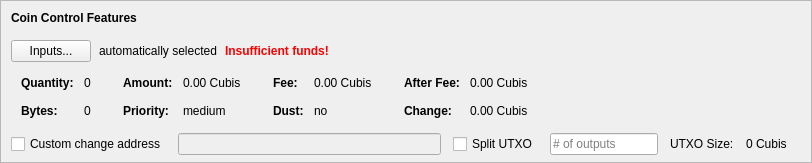
    <widget class="QFrame" name="frameCoinControl">
     <property name="sizePolicy">
      <sizepolicy hsizetype="Expanding" vsizetype="Expanding">
       <horstretch>0</horstretch>
       <verstretch>0</verstretch>
      </sizepolicy>
     </property>
     <property name="maximumSize">
      <size>
       <width>16777215</width>
       <height>16777215</height>
      </size>
     </property>
     <property name="frameShape">
      <enum>QFrame::StyledPanel</enum>
     </property>
     <property name="frameShadow">
      <enum>QFrame::Sunken</enum>
     </property>
     <layout class="QVBoxLayout" name="verticalLayoutCoinControl2">
      <property name="spacing">
       <number>0</number>
      </property>
      <property name="leftMargin">
       <number>0</number>
      </property>
      <property name="topMargin">
       <number>0</number>
      </property>
      <property name="rightMargin">
       <number>0</number>
      </property>
      <property name="bottomMargin">
       <number>6</number>
      </property>
      <item>
       <layout class="QVBoxLayout" name="verticalLayoutCoinControl" stretch="0,0,0,0,1">
        <property name="spacing">
         <number>0</number>
        </property>
        <property name="leftMargin">
         <number>10</number>
        </property>
        <property name="topMargin">
         <number>10</number>
        </property>
        <item>
         <layout class="QHBoxLayout" name="horizontalLayoutCoinControl1">
          <property name="bottomMargin">
           <number>15</number>
          </property>
          <item>
           <widget class="QLabel" name="labelCoinControlFeatures">
            <property name="sizePolicy">
             <sizepolicy hsizetype="Preferred" vsizetype="Maximum">
              <horstretch>0</horstretch>
              <verstretch>0</verstretch>
             </sizepolicy>
            </property>
            <property name="font">
             <font>
              <weight>75</weight>
              <bold>true</bold>
             </font>
            </property>
            <property name="styleSheet">
             <string notr="true">font-weight:bold;</string>
            </property>
            <property name="text">
             <string>Coin Control Features</string>
            </property>
           </widget>
          </item>
         </layout>
        </item>
        <item>
         <layout class="QHBoxLayout" name="horizontalLayoutCoinControl2" stretch="0,0,0,0">
          <property name="spacing">
           <number>8</number>
          </property>
          <property name="bottomMargin">
           <number>10</number>
          </property>
          <item>
           <widget class="QPushButton" name="pushButtonCoinControl">
            <property name="styleSheet">
             <string notr="true"/>
            </property>
            <property name="text">
             <string>Inputs...</string>
            </property>
            <property name="autoDefault">
             <bool>false</bool>
            </property>
           </widget>
          </item>
          <item>
           <widget class="QLabel" name="labelCoinControlAutomaticallySelected">
            <property name="text">
             <string>automatically selected</string>
            </property>
            <property name="margin">
             <number>5</number>
            </property>
           </widget>
          </item>
          <item>
           <widget class="QLabel" name="labelCoinControlInsuffFunds">
            <property name="font">
             <font>
              <weight>75</weight>
              <bold>true</bold>
             </font>
            </property>
            <property name="styleSheet">
             <string notr="true">color:red;font-weight:bold;</string>
            </property>
            <property name="text">
             <string>Insufficient funds!</string>
            </property>
            <property name="margin">
             <number>5</number>
            </property>
           </widget>
          </item>
          <item>
           <spacer name="horizontalSpacerCoinControl">
            <property name="orientation">
             <enum>Qt::Horizontal</enum>
            </property>
            <property name="sizeHint" stdset="0">
             <size>
              <width>40</width>
              <height>1</height>
             </size>
            </property>
           </spacer>
          </item>
         </layout>
        </item>
        <item>
         <widget class="QWidget" name="widgetCoinControl" native="true">
          <property name="sizePolicy">
           <sizepolicy hsizetype="Preferred" vsizetype="Preferred">
            <horstretch>0</horstretch>
            <verstretch>0</verstretch>
           </sizepolicy>
          </property>
          <property name="minimumSize">
           <size>
            <width>0</width>
            <height>0</height>
           </size>
          </property>
          <property name="styleSheet">
           <string notr="true"/>
          </property>
          <layout class="QHBoxLayout" name="horizontalLayoutCoinControl5">
           <property name="leftMargin">
            <number>0</number>
           </property>
           <property name="topMargin">
            <number>0</number>
           </property>
           <property name="rightMargin">
            <number>0</number>
           </property>
           <property name="bottomMargin">
            <number>0</number>
           </property>
           <item>
            <layout class="QHBoxLayout" name="horizontalLayoutCoinControl3" stretch="0,0,0,1">
             <property name="spacing">
              <number>20</number>
             </property>
             <property name="topMargin">
              <number>0</number>
             </property>
             <property name="bottomMargin">
              <number>10</number>
             </property>
             <item>
              <layout class="QFormLayout" name="formLayoutCoinControl1">
               <property name="horizontalSpacing">
                <number>10</number>
               </property>
               <property name="verticalSpacing">
                <number>14</number>
               </property>
               <property name="leftMargin">
                <number>10</number>
               </property>
               <property name="topMargin">
                <number>4</number>
               </property>
               <property name="rightMargin">
                <number>6</number>
               </property>
               <item row="0" column="0">
                <widget class="QLabel" name="labelCoinControlQuantityText">
                 <property name="font">
                  <font>
                   <weight>75</weight>
                   <bold>true</bold>
                  </font>
                 </property>
                 <property name="text">
                  <string>Quantity:</string>
                 </property>
                 <property name="margin">
                  <number>0</number>
                 </property>
                </widget>
               </item>
               <item row="0" column="1">
                <widget class="QLabel" name="labelCoinControlQuantity">
                 <property name="cursor">
                  <cursorShape>IBeamCursor</cursorShape>
                 </property>
                 <property name="contextMenuPolicy">
                  <enum>Qt::ActionsContextMenu</enum>
                 </property>
                 <property name="text">
                  <string notr="true">0</string>
                 </property>
                 <property name="margin">
                  <number>0</number>
                 </property>
                 <property name="textInteractionFlags">
                  <set>Qt::LinksAccessibleByMouse|Qt::TextSelectableByKeyboard|Qt::TextSelectableByMouse</set>
                 </property>
                </widget>
               </item>
               <item row="1" column="0">
                <widget class="QLabel" name="labelCoinControlBytesText">
                 <property name="font">
                  <font>
                   <weight>75</weight>
                   <bold>true</bold>
                  </font>
                 </property>
                 <property name="text">
                  <string>Bytes:</string>
                 </property>
                </widget>
               </item>
               <item row="1" column="1">
                <widget class="QLabel" name="labelCoinControlBytes">
                 <property name="cursor">
                  <cursorShape>IBeamCursor</cursorShape>
                 </property>
                 <property name="contextMenuPolicy">
                  <enum>Qt::ActionsContextMenu</enum>
                 </property>
                 <property name="text">
                  <string notr="true">0</string>
                 </property>
                 <property name="textInteractionFlags">
                  <set>Qt::LinksAccessibleByMouse|Qt::TextSelectableByKeyboard|Qt::TextSelectableByMouse</set>
                 </property>
                </widget>
               </item>
              </layout>
             </item>
             <item>
              <layout class="QFormLayout" name="formLayoutCoinControl2">
               <property name="horizontalSpacing">
                <number>10</number>
               </property>
               <property name="verticalSpacing">
                <number>14</number>
               </property>
               <property name="leftMargin">
                <number>6</number>
               </property>
               <property name="topMargin">
                <number>4</number>
               </property>
               <property name="rightMargin">
                <number>6</number>
               </property>
               <item row="0" column="0">
                <widget class="QLabel" name="labelCoinControlAmountText">
                 <property name="font">
                  <font>
                   <weight>75</weight>
                   <bold>true</bold>
                  </font>
                 </property>
                 <property name="text">
                  <string>Amount:</string>
                 </property>
                 <property name="margin">
                  <number>0</number>
                 </property>
                </widget>
               </item>
               <item row="0" column="1">
                <widget class="QLabel" name="labelCoinControlAmount">
                 <property name="cursor">
                  <cursorShape>IBeamCursor</cursorShape>
                 </property>
                 <property name="contextMenuPolicy">
                  <enum>Qt::ActionsContextMenu</enum>
                 </property>
                 <property name="text">
                  <string notr="true">0.00 Cubis</string>
                 </property>
                 <property name="textInteractionFlags">
                  <set>Qt::LinksAccessibleByMouse|Qt::TextSelectableByKeyboard|Qt::TextSelectableByMouse</set>
                 </property>
                </widget>
               </item>
               <item row="1" column="0">
                <widget class="QLabel" name="labelCoinControlPriorityText">
                 <property name="font">
                  <font>
                   <weight>75</weight>
                   <bold>true</bold>
                  </font>
                 </property>
                 <property name="text">
                  <string>Priority:</string>
                 </property>
                </widget>
               </item>
               <item row="1" column="1">
                <widget class="QLabel" name="labelCoinControlPriority">
                 <property name="cursor">
                  <cursorShape>IBeamCursor</cursorShape>
                 </property>
                 <property name="contextMenuPolicy">
                  <enum>Qt::ActionsContextMenu</enum>
                 </property>
                 <property name="text">
                  <string>medium</string>
                 </property>
                 <property name="textInteractionFlags">
                  <set>Qt::LinksAccessibleByMouse|Qt::TextSelectableByKeyboard|Qt::TextSelectableByMouse</set>
                 </property>
                </widget>
               </item>
              </layout>
             </item>
             <item>
              <layout class="QFormLayout" name="formLayoutCoinControl3">
               <property name="horizontalSpacing">
                <number>10</number>
               </property>
               <property name="verticalSpacing">
                <number>14</number>
               </property>
               <property name="leftMargin">
                <number>6</number>
               </property>
               <property name="topMargin">
                <number>4</number>
               </property>
               <property name="rightMargin">
                <number>6</number>
               </property>
               <item row="0" column="0">
                <widget class="QLabel" name="labelCoinControlFeeText">
                 <property name="font">
                  <font>
                   <weight>75</weight>
                   <bold>true</bold>
                  </font>
                 </property>
                 <property name="text">
                  <string>Fee:</string>
                 </property>
                 <property name="margin">
                  <number>0</number>
                 </property>
                </widget>
               </item>
               <item row="0" column="1">
                <widget class="QLabel" name="labelCoinControlFee">
                 <property name="cursor">
                  <cursorShape>IBeamCursor</cursorShape>
                 </property>
                 <property name="contextMenuPolicy">
                  <enum>Qt::ActionsContextMenu</enum>
                 </property>
                 <property name="text">
                  <string notr="true">0.00 Cubis</string>
                 </property>
                 <property name="textInteractionFlags">
                  <set>Qt::LinksAccessibleByMouse|Qt::TextSelectableByKeyboard|Qt::TextSelectableByMouse</set>
                 </property>
                </widget>
               </item>
               <item row="1" column="0">
                <widget class="QLabel" name="labelCoinControlLowOutputText">
                 <property name="font">
                  <font>
                   <weight>75</weight>
                   <bold>true</bold>
                  </font>
                 </property>
                 <property name="text">
                  <string>Dust:</string>
                 </property>
                </widget>
               </item>
               <item row="1" column="1">
                <widget class="QLabel" name="labelCoinControlLowOutput">
                 <property name="cursor">
                  <cursorShape>IBeamCursor</cursorShape>
                 </property>
                 <property name="contextMenuPolicy">
                  <enum>Qt::ActionsContextMenu</enum>
                 </property>
                 <property name="text">
                  <string>no</string>
                 </property>
                 <property name="textInteractionFlags">
                  <set>Qt::LinksAccessibleByMouse|Qt::TextSelectableByKeyboard|Qt::TextSelectableByMouse</set>
                 </property>
                </widget>
               </item>
              </layout>
             </item>
             <item>
              <layout class="QFormLayout" name="formLayoutCoinControl4">
               <property name="horizontalSpacing">
                <number>10</number>
               </property>
               <property name="verticalSpacing">
                <number>14</number>
               </property>
               <property name="leftMargin">
                <number>6</number>
               </property>
               <property name="topMargin">
                <number>4</number>
               </property>
               <property name="rightMargin">
                <number>6</number>
               </property>
               <item row="0" column="0">
                <widget class="QLabel" name="labelCoinControlAfterFeeText">
                 <property name="font">
                  <font>
                   <weight>75</weight>
                   <bold>true</bold>
                  </font>
                 </property>
                 <property name="text">
                  <string>After Fee:</string>
                 </property>
                 <property name="margin">
                  <number>0</number>
                 </property>
                </widget>
               </item>
               <item row="0" column="1">
                <widget class="QLabel" name="labelCoinControlAfterFee">
                 <property name="cursor">
                  <cursorShape>IBeamCursor</cursorShape>
                 </property>
                 <property name="contextMenuPolicy">
                  <enum>Qt::ActionsContextMenu</enum>
                 </property>
                 <property name="text">
                  <string notr="true">0.00 Cubis</string>
                 </property>
                 <property name="textInteractionFlags">
                  <set>Qt::LinksAccessibleByMouse|Qt::TextSelectableByKeyboard|Qt::TextSelectableByMouse</set>
                 </property>
                </widget>
               </item>
               <item row="1" column="0">
                <widget class="QLabel" name="labelCoinControlChangeText">
                 <property name="font">
                  <font>
                   <weight>75</weight>
                   <bold>true</bold>
                  </font>
                 </property>
                 <property name="text">
                  <string>Change:</string>
                 </property>
                </widget>
               </item>
               <item row="1" column="1">
                <widget class="QLabel" name="labelCoinControlChange">
                 <property name="cursor">
                  <cursorShape>IBeamCursor</cursorShape>
                 </property>
                 <property name="contextMenuPolicy">
                  <enum>Qt::ActionsContextMenu</enum>
                 </property>
                 <property name="text">
                  <string notr="true">0.00 Cubis</string>
                 </property>
                 <property name="textInteractionFlags">
                  <set>Qt::LinksAccessibleByMouse|Qt::TextSelectableByKeyboard|Qt::TextSelectableByMouse</set>
                 </property>
                </widget>
               </item>
              </layout>
             </item>
            </layout>
           </item>
          </layout>
         </widget>
        </item>
        <item>
         <layout class="QHBoxLayout" name="horizontalLayoutCoinControl4" stretch="0,0,0,0,0,0,0">
          <property name="spacing">
           <number>12</number>
          </property>
          <property name="sizeConstraint">
           <enum>QLayout::SetDefaultConstraint</enum>
          </property>
          <property name="topMargin">
           <number>5</number>
          </property>
          <property name="rightMargin">
           <number>5</number>
          </property>
          <item>
           <widget class="QCheckBox" name="checkBoxCoinControlChange">
            <property name="toolTip">
             <string>If this is activated, but the change address is empty or invalid, change will be sent to a newly generated address.</string>
            </property>
            <property name="text">
             <string>Custom change address</string>
            </property>
           </widget>
          </item>
          <item>
           <widget class="QValidatedLineEdit" name="lineEditCoinControlChange">
            <property name="enabled">
             <bool>false</bool>
            </property>
            <property name="sizePolicy">
             <sizepolicy hsizetype="Expanding" vsizetype="Fixed">
              <horstretch>0</horstretch>
              <verstretch>0</verstretch>
             </sizepolicy>
            </property>
           </widget>
          </item>
          <item>
           <widget class="QCheckBox" name="splitBlockCheckBox">
            <property name="text">
             <string>Split UTXO</string>
            </property>
           </widget>
          </item>
          <item>
           <widget class="QLineEdit" name="splitBlockLineEdit">
            <property name="sizePolicy">
             <sizepolicy hsizetype="Fixed" vsizetype="Fixed">
              <horstretch>50</horstretch>
              <verstretch>0</verstretch>
             </sizepolicy>
            </property>
            <property name="placeholderText">
             <string># of outputs</string>
            </property>
           </widget>
          </item>
          <item>
           <widget class="QLabel" name="labelBlockSizeText">
            <property name="text">
             <string>UTXO Size:</string>
            </property>
           </widget>
          </item>
          <item>
           <widget class="QLabel" name="labelBlockSize">
            <property name="text">
             <string>0 Cubis</string>
            </property>
           </widget>
          </item>
          <item>
           <widget class="QLabel" name="labelCoinControlChangeLabel">
            <property name="sizePolicy">
             <sizepolicy hsizetype="Preferred" vsizetype="Expanding">
              <horstretch>0</horstretch>
              <verstretch>0</verstretch>
             </sizepolicy>
            </property>
            <property name="minimumSize">
             <size>
              <width>0</width>
              <height>0</height>
             </size>
            </property>
            <property name="text">
             <string/>
            </property>
            <property name="margin">
             <number>3</number>
            </property>
           </widget>
          </item>
         </layout>
        </item>
        <item>
         <spacer name="verticalSpacerCoinControl">
          <property name="orientation">
           <enum>Qt::Vertical</enum>
          </property>
          <property name="sizeHint" stdset="0">
           <size>
            <width>800</width>
            <height>1</height>
           </size>
          </property>
         </spacer>
        </item>
       </layout>
      </item>
     </layout>
    </widget>
